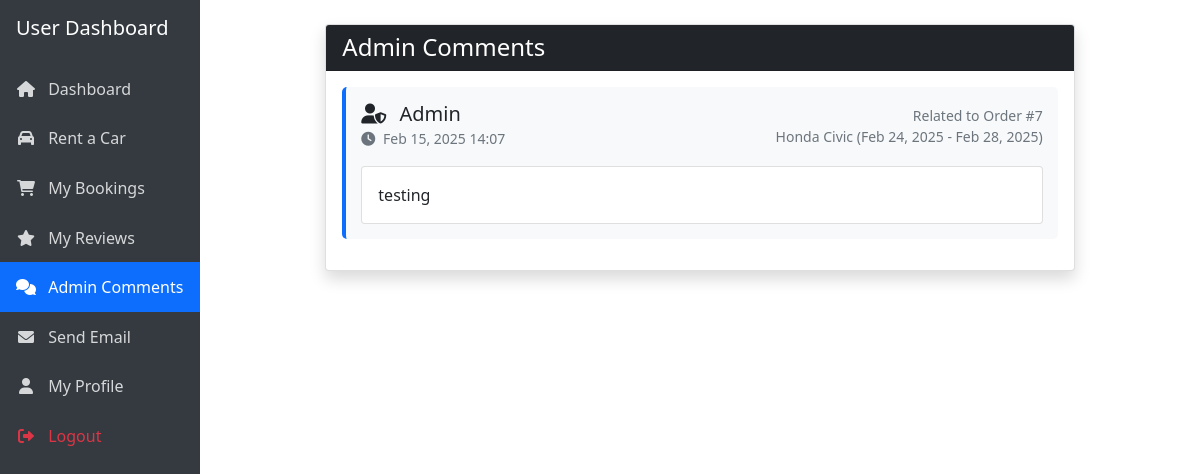
The app's page /my_comments.php (signed in) with its own data.
### tables this page shows
CREATE TABLE `admin_comments` (
  `id` int(11) NOT NULL,
  `order_id` int(11) NOT NULL,
  `admin_id` int(11) NOT NULL,
  `comment` text NOT NULL,
  `created_at` timestamp NOT NULL DEFAULT current_timestamp()
);

CREATE TABLE `users` (
  `id` int(11) NOT NULL,
  `email` varchar(255) DEFAULT NULL,
  `password_hash` varchar(255) DEFAULT NULL,
  `google_id` varchar(255) DEFAULT NULL,
  `reset_token` varchar(255) DEFAULT NULL,
  `reset_expiry` datetime DEFAULT NULL,
  `failed_attempts` int(11) DEFAULT 0,
  `locked_until` datetime DEFAULT NULL,
  `oauth_provider` varchar(20) DEFAULT NULL,
  `name` varchar(100) DEFAULT NULL,
  `reset_code` varchar(6) DEFAULT NULL,
  `reset_code_expiry` datetime DEFAULT NULL,
  `phone` varchar(20) DEFAULT NULL,
  `role` varchar(10) DEFAULT 'user',
  `created_at` timestamp NOT NULL DEFAULT current_timestamp(),
  `status` tinyint(1) DEFAULT 1
);

CREATE TABLE `orders` (
  `id` int(11) NOT NULL,
  `user_id` int(11) NOT NULL,
  `car_id` int(11) NOT NULL,
  `start_date` datetime NOT NULL,
  `end_date` datetime NOT NULL,
  `total_price` decimal(10,2) NOT NULL,
  `status` enum('pending','paid','completed','cancelled') DEFAULT 'pending',
  `payment_id` varchar(255) DEFAULT NULL,
  `created_at` timestamp NOT NULL DEFAULT current_timestamp(),
  `payment_method` varchar(50) DEFAULT NULL,
  `payment_notes` text DEFAULT NULL,
  `paid_at` datetime DEFAULT NULL,
  `updated_at` timestamp NOT NULL DEFAULT current_timestamp() ON UPDATE current_timestamp()
);

CREATE TABLE `cars` (
  `id` int(11) NOT NULL,
  `name` varchar(255) NOT NULL,
  `brand` varchar(100) NOT NULL,
  `model` varchar(100) NOT NULL,
  `year` int(11) NOT NULL,
  `color` varchar(50) NOT NULL,
  `seats` int(11) NOT NULL,
  `transmission` enum('automatic','manual') NOT NULL,
  `fuel_type` enum('petrol','diesel','electric','hybrid') NOT NULL,
  `price_per_day` decimal(10,2) NOT NULL,
  `description` text DEFAULT NULL,
  `image_url` varchar(255) DEFAULT NULL,
  `status` enum('available','maintenance','rented') DEFAULT 'available',
  `created_at` timestamp NOT NULL DEFAULT current_timestamp(),
  `updated_at` timestamp NOT NULL DEFAULT current_timestamp() ON UPDATE current_timestamp()
);

### my_comments.php (the view, shortened to what this page needs)
<?php
require_once 'config.php';
$stmt = $pdo->prepare("
    SELECT ac.*, u.name as admin_name, o.id as order_id,
           c.name as car_name, c.brand, c.model,
           o.start_date, o.end_date
    FROM admin_comments ac
    JOIN users u ON ac.admin_id = u.id
    LEFT JOIN orders o ON ac.order_id = o.id
    LEFT JOIN cars c ON o.car_id = c.id
    WHERE o.user_id = ?
    ORDER BY ac.created_at DESC
");
$stmt->execute([$_SESSION['user_id']]);
$comments = $stmt->fetchAll();
?>
<!DOCTYPE html>
<html>
<head>
    <link href="https://cdn.jsdelivr.net/npm/bootstrap@5.1.3/dist/css/bootstrap.min.css" rel="stylesheet">
    <link href="https://cdnjs.cloudflare.com/ajax/libs/font-awesome/6.0.0/css/all.min.css" rel="stylesheet">
</head>
<body>
    <div class="container-fluid">
        <div class="row">
            <?php include 'user_sidebar.php'; ?>
            <div class="col-md-10 p-4">
                <div class="container">
                    <div class="row justify-content-center">
                        <div class="col-md-10">
                            <div class="card shadow">
                                <div class="card-header bg-dark text-white">
                                    <h4 class="mb-0">Admin Comments</h4>
                                </div>
                                <div class="card-body">
                                    <?php if (empty($comments)): ?>
                                        <div class="alert alert-info">
                                            No comments from administrators yet.
                                        </div>
                                    <?php else: ?>
                                        <?php foreach ($comments as $comment): ?>
                                            <div class="comment-box">
                                                <div class="d-flex justify-content-between align-items-center mb-3">
                                                    <div>
                                                        <h5 class="mb-0">
                                                            <i class="fas fa-user-shield me-2"></i>
                                                            <?= htmlspecialchars($comment['admin_name']) ?>
                                                        </h5>
                                                        <small class="text-muted">
                                                            <i class="fas fa-clock me-1"></i>
                                                            <?= date('M d, Y H:i', strtotime($comment['created_at'])) ?>
                                                        </small>
                                                    </div>
                                                    <?php if ($comment['order_id']): ?>
                                                        <div class="text-end">
                                                            <small class="text-muted d-block">Related to Order #<?= $comment['order_id'] ?></small>
                                                            <small class="text-muted d-block">
                                                                <?= htmlspecialchars($comment['car_name']) ?>
                                                                (<?= date('M d, Y', strtotime($comment['start_date'])) ?> -
                                                                <?= date('M d, Y', strtotime($comment['end_date'])) ?>)
                                                            </small>
                                                        </div>
                                                    <?php endif; ?>
                                                </div>
                                                <div class="card">
                                                    <div class="card-body">
                                                        <?= nl2br(htmlspecialchars($comment['comment'])) ?>
                                                    </div>
                                                </div>
                                            </div>
                                        <?php endforeach; ?>
                                    <?php endif; ?>
                                </div>
                            </div>
                        </div>
                    </div>
                </div>
            </div>
        </div>
    </div>
</body>
</html>

### my_comments.php (style rules this page uses)
.comment-box { background: #f8f9fa; border-radius: 5px; padding: 15px; margin-bottom: 15px; border-left: 4px solid #0d6efd; }

### records on screen
admin_comments: admin.name "Admin", created_at "Feb 15, 2025 14:07", order "7", cars.name "Honda Civic", order.start_date "Feb 24, 2025", order.end_date "Feb 28, 2025", comment "testing"
